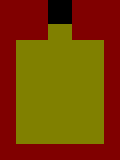

Below is a game level as drawn by its tile map, then a one-line description and the .tmx file that defines it, in full:
An orthogonal 15x20 tile map with 8x8 px tiles, 1 tile layer (Capa de Patrones 1).

<map version="1.0" tiledversion="2018.06.01" orientation="orthogonal" renderorder="right-down" width="15" height="20" tilewidth="8" tileheight="8" infinite="0" nextlayerid="2" nextobjectid="1">
 <tileset firstgid="1" name="tiles" tilewidth="8" tileheight="8" tilecount="45" columns="9">
  <image source="../../tiles.png" width="72" height="40" />
 </tileset>
 <layer id="1" name="Capa de Patrones 1" width="15" height="20">
  <data encoding="csv">
22,22,22,22,22,22,9,9,9,22,22,22,22,22,22,
22,22,22,22,22,22,9,9,9,22,22,22,22,22,22,
22,22,22,22,22,22,9,9,9,22,22,22,22,22,22,
22,22,22,22,22,22,2,2,2,22,22,22,22,22,22,
22,22,22,22,22,22,2,2,2,22,22,22,22,22,22,
22,22,2,2,2,2,2,2,2,2,2,2,2,22,22,
22,22,2,2,2,2,2,2,2,2,2,2,2,22,22,
22,22,2,2,2,2,2,2,2,2,2,2,2,22,22,
22,22,2,2,2,2,2,2,2,2,2,2,2,22,22,
22,22,2,2,2,2,2,2,2,2,2,2,2,22,22,
22,22,2,2,2,2,2,2,2,2,2,2,2,22,22,
22,22,2,2,2,2,2,2,2,2,2,2,2,22,22,
22,22,2,2,2,2,2,2,2,2,2,2,2,22,22,
22,22,2,2,2,2,2,2,2,2,2,2,2,22,22,
22,22,2,2,2,2,2,2,2,2,2,2,2,22,22,
22,22,2,2,2,2,2,2,2,2,2,2,2,22,22,
22,22,2,2,2,2,2,2,2,2,2,2,2,22,22,
22,22,2,2,2,2,2,2,2,2,2,2,2,22,22,
22,22,22,22,22,22,22,22,22,22,22,22,22,22,22,
22,22,22,22,22,22,22,22,22,22,22,22,22,22,22
</data>
 </layer>
</map>
